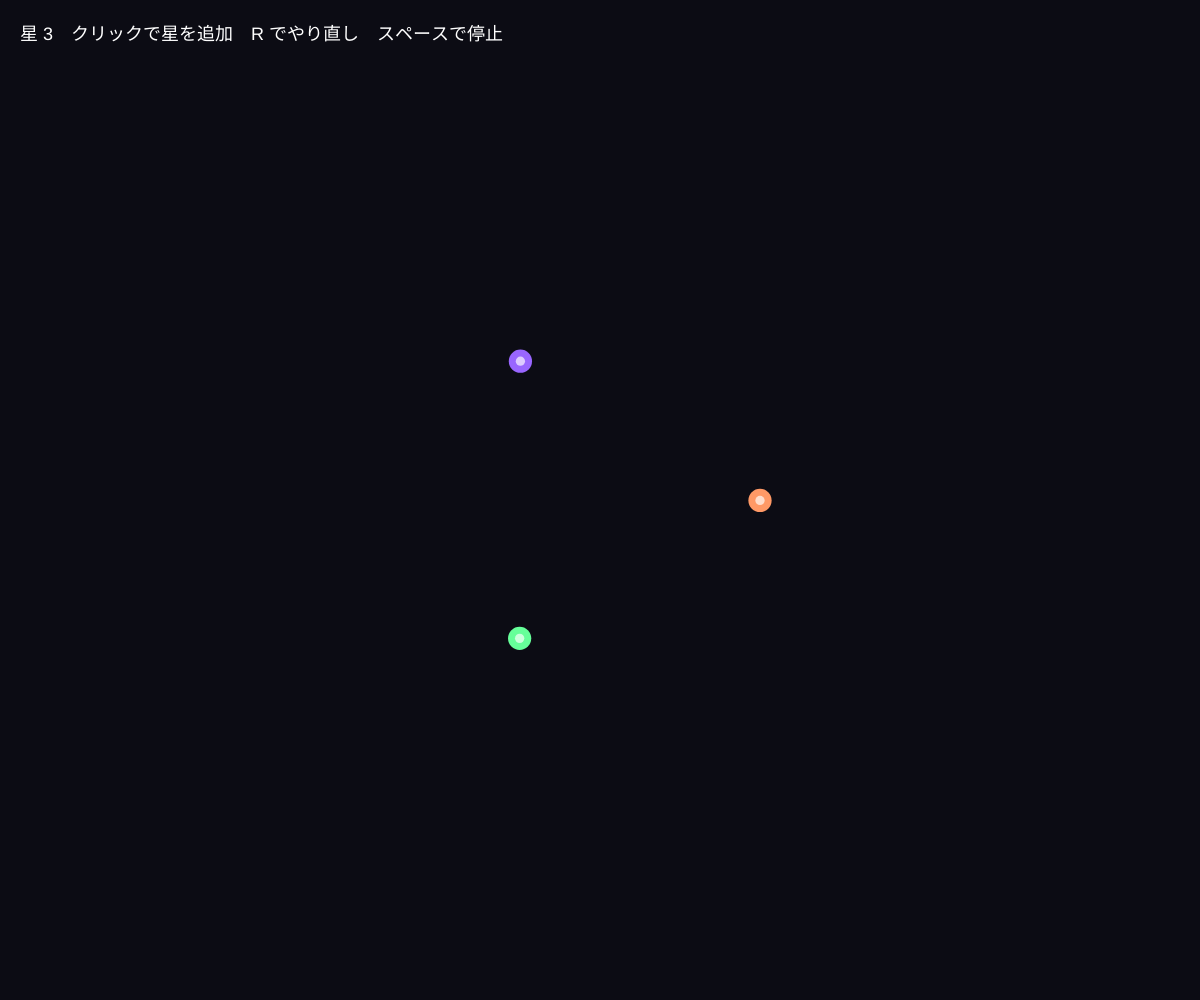
Frame 1 (no input)
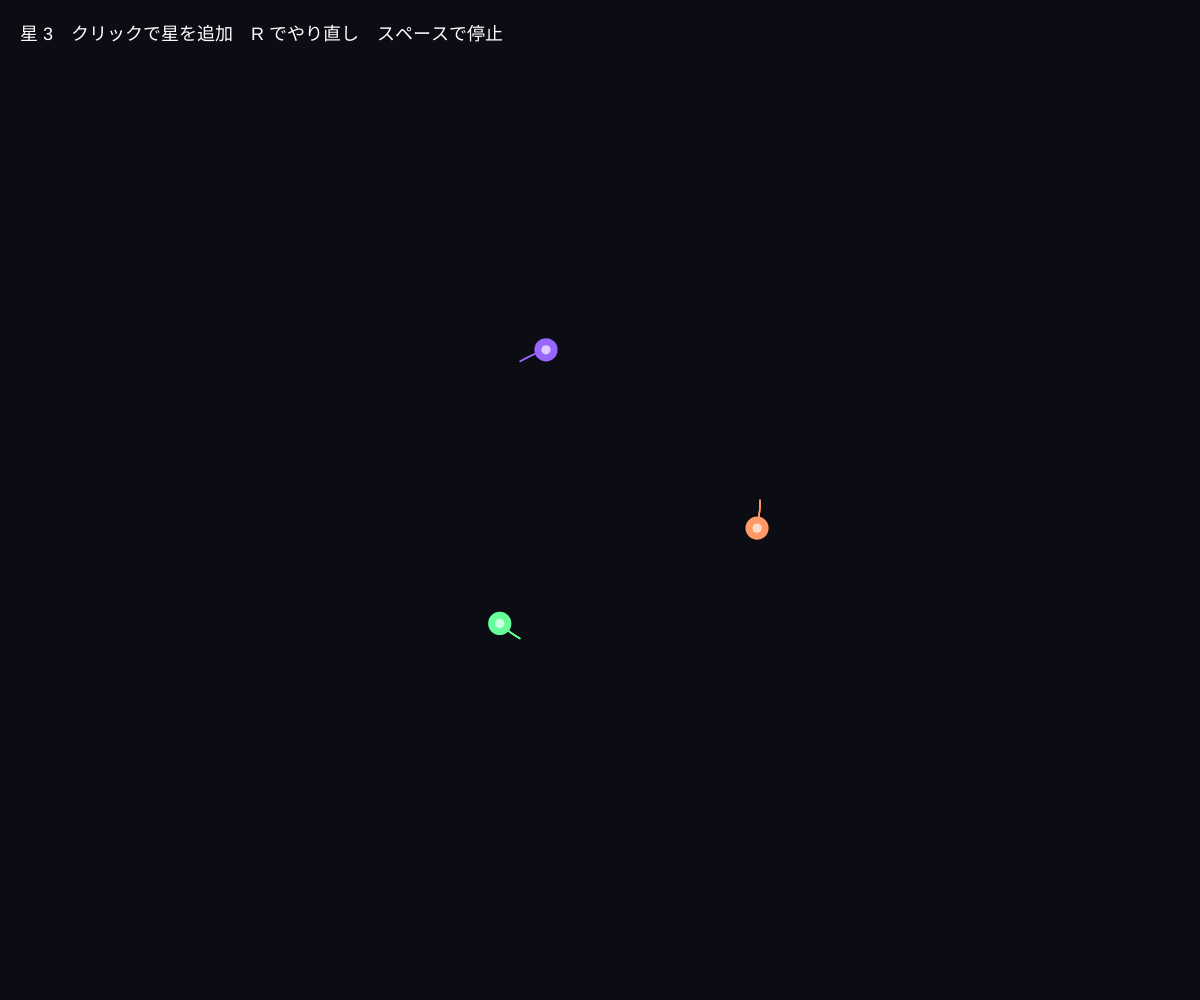
Frame 60 (no input)
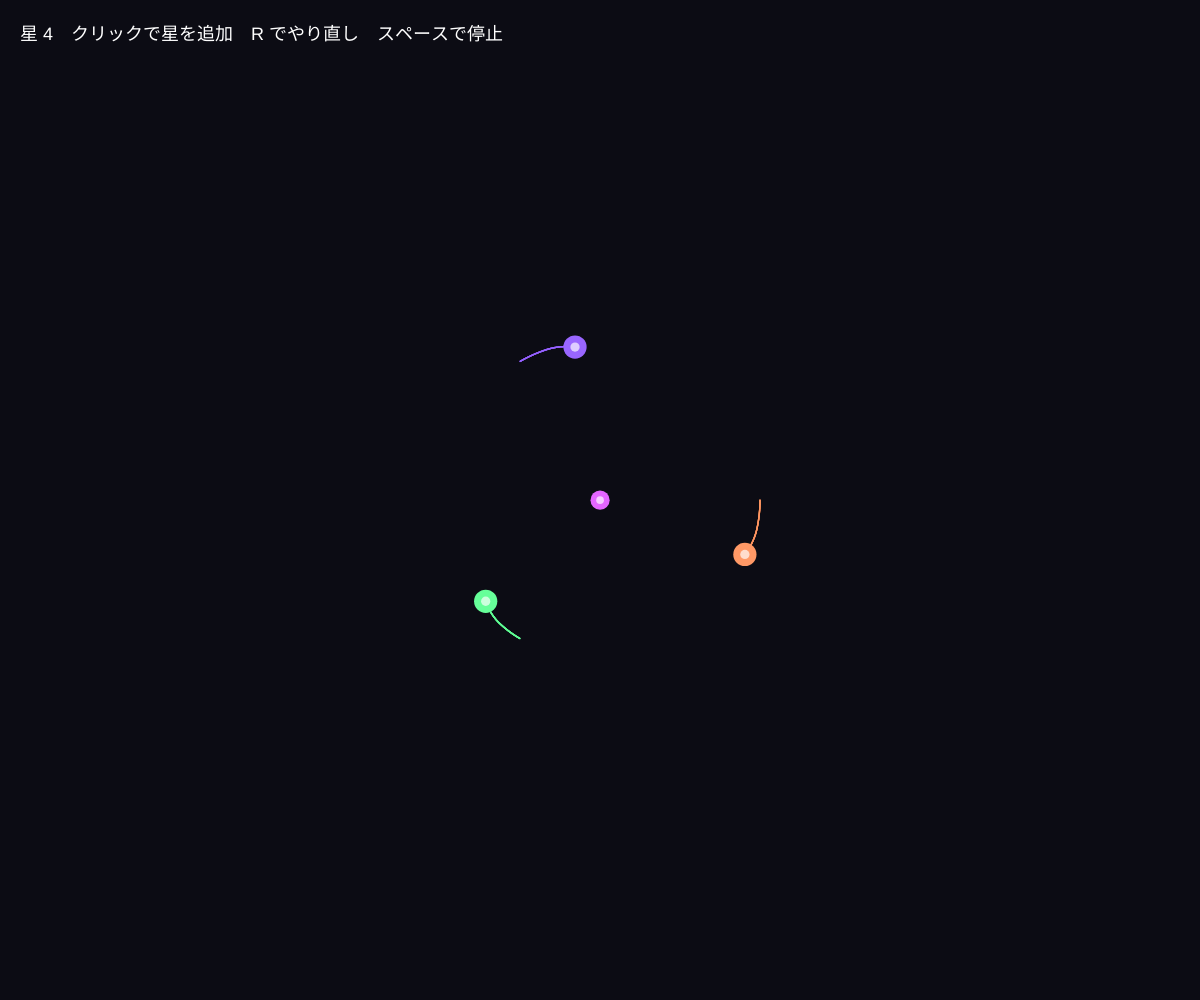
Frame 120 (the mouse pressed at the canvas centre since frame 60)

The p5.js sketch that drew these frames (run headless with seeded random() and noise() and a simulated clock; from frame 60 on, the mouse is pressed at the canvas centre):

// p5.js sketch
// ── sketch.js
// ============================================
// 03 三体問題
// 2つの星なら軌道はきれいな楕円。3つになると、もう誰にも予測できない
// クリックで星を追加 / R でやり直し / スペースで止める
// ============================================

let bodies = [];
let trail;
let G = 1.2;
let paused = false;

function setup() {
  createCanvas(windowWidth, windowHeight);
  colorMode(HSB, 360, 100, 100, 100);
  trail = createGraphics(width, height);
  trail.colorMode(HSB, 360, 100, 100, 100);
  reset();
}

function reset() {
  trail.background(240, 40, 8);
  bodies = [];
  // 正三角形に置いて、少し回転させる（それでもすぐ乱れる）
  for (let i = 0; i < 3; i++) {
    let a = (TWO_PI * i) / 3;
    let r = 160;
    bodies.push({
      pos: createVector(width / 2 + cos(a) * r, height / 2 + sin(a) * r),
      vel: createVector(-sin(a), cos(a)).mult(0.45 + random(-0.05, 0.05)), // ★ ほんの少しランダム（速すぎると引力をふり切って飛び去る）
      mass: 60,
      hue: i * 120 + 20,
    });
  }
}

function draw() {
  if (!paused) {
    for (let k = 0; k < 4; k++) physics(0.25);
  }

  image(trail, 0, 0);
  for (let b of bodies) {
    noStroke();
    fill(b.hue, 60, 100);
    circle(b.pos.x, b.pos.y, sqrt(b.mass) * 3);
    fill(b.hue, 20, 100);
    circle(b.pos.x, b.pos.y, sqrt(b.mass) * 1.2);
  }

  fill(0, 0, 100);
  textSize(18);
  text('星 ' + bodies.length + '　クリックで星を追加　R でやり直し　スペースで' + (paused ? '再開' : '停止'), 20, 40);
}

// 万有引力：すべての星のペアで、質量に比例・距離の2乗に反比例する力
function physics(dt) {
  for (let a of bodies) {
    let acc = createVector(0, 0);
    for (let b of bodies) {
      if (a === b) continue;
      let d = p5.Vector.sub(b.pos, a.pos);
      let dist2 = max(d.magSq(), 400); // 近すぎると力が無限大になるので制限
      acc.add(d.setMag((G * b.mass) / dist2));
    }
    a.vel.add(acc.mult(dt));
  }
  for (let b of bodies) {
    let prev = b.pos.copy();
    b.pos.add(p5.Vector.mult(b.vel, dt));
    trail.stroke(b.hue, 60, 100, 50);
    trail.strokeWeight(1.5);
    trail.line(prev.x, prev.y, b.pos.x, b.pos.y);
  }
}

function mousePressed() {
  if (mouseY < 50) return;
  bodies.push({ pos: createVector(mouseX, mouseY), vel: createVector(0, 0), mass: random(20, 80), hue: random(360) });
}

function keyPressed() {
  if (key === 'r' || key === 'R') reset();
  if (key === ' ') paused = !paused;
}

// ---------- やってみよう ----------
// 1. R を何回も押そう。最初はほぼ同じなのに、毎回ちがう運命になる
// 2. 星を 2 つだけにすると（1つ削除）、軌道は安定する？
// 3. 太陽（mass 2000）を真ん中に置いて、まわりに小さい星を置くと惑星系になる
